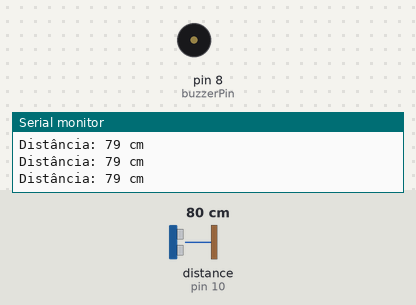
Simulated run of this sketch. Board: Arduino Uno, built with avr-gcc and run on an emulated ATmega328P. On the bench: buzzer (waves = sounding), the last lines printed to the serial monitor. Wiring (inferred from the names in the program): ultrasonic range finder: trigger pin 9; echo pin 10. The test bench sets the inputs (shaded band); at power-on: distance to the obstacle (sensor on pin 10) 80 cm. The echo pulse lasts 58.3 µs per cm.

Above: at 1.2 s.
1.3 s: distance to the obstacle (sensor on pin 10) set to 22 cm
2.8 s: distance to the obstacle (sensor on pin 10) set to 18 cm
At 3.5 s:
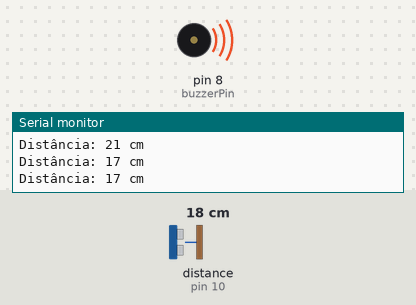
4.4 s: distance to the obstacle (sensor on pin 10) set to 35 cm
At 5.0 s:
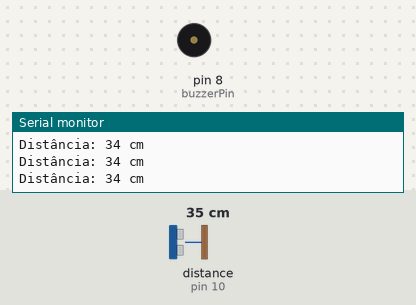
Timing chart, 0 to 7.4 s (numbered marks = the images above; inputs shaded):
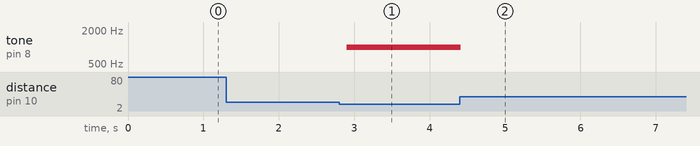

Measured:
- the behaviour switches between 21 and 20 cm on distance to the obstacle (sensor on pin 10) (found by bisection; images 0 and 1)
- after the input at 2.8 s, tone on pin 8 (buzzerPin): silent → 1000 Hz after 0.10 s
- after the input at 4.4 s, tone on pin 8 (buzzerPin): 1000 Hz → silent at once

The sketch:

sonar_com_limite_cm.ino
```cpp
// Definição dos pinos
const int trigPin = 9;
const int echoPin = 10;
const int buzzerPin = 8; // Pino do buzzer

// Variáveis para calcular a distância
long duration;
int distance;

void setup() {
  // Inicialização dos pinos
  pinMode(trigPin, OUTPUT);
  pinMode(echoPin, INPUT);
  pinMode(buzzerPin, OUTPUT);

  // Inicialização da comunicação serial
  Serial.begin(9600);
}

void loop() {
  // Limpa o pino Trig
  digitalWrite(trigPin, LOW);
  delayMicroseconds(2);

  // Gera um pulso de 10 microssegundos no pino Trig
  digitalWrite(trigPin, HIGH);
  delayMicroseconds(10);
  digitalWrite(trigPin, LOW);

  // Mede a duração do pulso no pino Echo
  duration = pulseIn(echoPin, HIGH);

  // Calcula a distância em centímetros
  distance = duration * 0.034 / 2;

  // Exibe a distância no monitor serial
  Serial.print("Distância: ");
  Serial.print(distance);
  Serial.println(" cm");

  // Verifica se a distância é menor que um limite (ex: 20 cm)
  if (distance < 20) {
    // Emite um som no buzzer
    tone(buzzerPin, 1000); // Frequência de 1000 Hz
    delay(200); // Duração do som
  } else {
    // Desliga o buzzer
    noTone(buzzerPin);
  }

  // Aguarda um curto período antes da próxima leitura
  delay(100);
}
```
